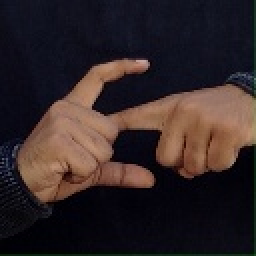
#> input picture tests/HELLO/E.jpg, 128 x 128 px (shown 2 times larger)
$ python -i extract.py   (imports and definitions only)
#> lines starting #> are read from the running program, lines starting #| are printed output that depends on the picture
"""
98-dim feature extraction for the temporal sign-recognition model.

The feature math mirrors model_training_zone/extract.py. The model accepts
raw (batch, 64, 98) float32 features; standardization is part of the ONNX graph.
"""

import contextlib
import ctypes
import logging
import math
import os
import sys
import time

os.environ["GLOG_minloglevel"] = "2"
os.environ["TF_CPP_MIN_LOG_LEVEL"] = "2"
os.environ["ABSL_MIN_LOG_LEVEL"] = "2"
# [2 lines not run here, left out]

import numpy as np
import mediapipe as mp

from backend.pose import (
    POSE_INDICES,
    P_LSH,
    P_RSH,
    P_LEL,
    P_REL,
    P_LWR,
    P_RWR,
    P_LHIP,
    P_RHIP,
    VIS_MIN,
)

N_FEATURES = 98
N_FRAMES = 64
HAND_IDX = [0, 1, 4, 5, 8, 9, 12, 13, 16, 17, 20]
H_MID_BASE, H_INDEX_BASE, H_PINKY_BASE = 5, 3, 9
HAND_MARGIN_SW = 0.05
REST_SHOULDER_FACTOR = 1.3
RESCUE_MAX_DIST = 0.30

AVATAR_FACE = [
    10, 152, 234, 454, 70, 105, 107, 300, 334, 336,
    159, 145, 386, 374, 1, 61, 291, 0, 17,
]
FACE_CACHE_IDX = AVATAR_FACE + [13, 14]
FI = {idx: k for k, idx in enumerate(FACE_CACHE_IDX)}

TRIGGER_FRAMES = 3
PRE_ROLL = 8
END_FRAMES = 10
KEEP_TAIL = 2
MAX_GAP = 5

RAISE_START_MARGIN = 0.10
RAISE_STOP_MARGIN = 0.05
RAISE_CONFIRM_FRAMES = 3
LOWER_CONFIRM_FRAMES = 6
MAX_SPAN_S = 7.0
MIN_SPAN_FRAMES = 12
HOLD_MAX_AGE = 4
LIVE_WIDTH = 480


# [39 lines left out: function _suppress_c_stderr, not called in this run]


# [14 lines not run here, left out]


# [26 lines left out: functions _lm, frame_in_use, not called in this run]


def enhance_image(frame: np.ndarray) -> np.ndarray:
    """Adaptive gamma + CLAHE lighting normalization matching dl_nondl_recognize_v2.py."""
    import cv2

    g = cv2.cvtColor(frame, cv2.COLOR_BGR2GRAY)
    m, s = float(g.mean()), float(g.std())
    if 90 < m < 170 and s > 50:
        return frame
    out = frame
    if m < 90 or m > 170:
        gamma = float(
            np.clip(math.log(115 / 255) / math.log(max(m, 1) / 255), 0.55, 1.8)
        )
        lut = (255 * (np.arange(256) / 255) ** gamma).astype(np.uint8)
        out = cv2.LUT(out, lut)
    lab = cv2.cvtColor(out, cv2.COLOR_BGR2LAB)
    lab[..., 0] = cv2.createCLAHE(
        clipLimit=3.0 if s < 35 else 2.0,
        tileGridSize=(8, 8),
    ).apply(lab[..., 0])
    return cv2.cvtColor(lab, cv2.COLOR_LAB2BGR)


# [141 lines left out: functions _rescue_hands_roi, make_hand_holder, raise_levels, raise_state, not called in this run]


def process_holistic_frame(frame_bgr: np.ndarray) -> dict | None:
    """Enhance frame, run Holistic, and apply multi-scale ROI hand rescue."""
    import cv2

    fh, fw = frame_bgr.shape[:2]
    small = (
        cv2.resize(frame_bgr, (LIVE_WIDTH, int(round(fh * LIVE_WIDTH / fw))))
        if fw > LIVE_WIDTH
        else frame_bgr
    )
    small_enh = enhance_image(small)
    H_img, W_img = small_enh.shape[:2]
    rgb = cv2.cvtColor(small_enh, cv2.COLOR_BGR2RGB)
    rgb.flags.writeable = False
    res = _holistic.process(rgb)
    if not res.pose_landmarks:
        return None

    pose = np.full((8, 4), np.nan, np.float32)
    pose[:, 3] = 0.0
    landmarks = res.pose_landmarks.landmark
    for k, i in enumerate(POSE_INDICES):
        pose[k] = (
            landmarks[i].x,
            landmarks[i].y,
            landmarks[i].z,
            landmarks[i].visibility,
        )

    hands = np.full((2, 21, 3), np.nan, np.float32)
    for h, hand_landmarks in enumerate(
        (res.left_hand_landmarks, res.right_hand_landmarks)
    ):
        if hand_landmarks:
            hands[h] = _lm(hand_landmarks.landmark, range(21))

    in_use = frame_in_use(pose, W_img, H_img)
    hands = _rescue_hands_roi(rgb, pose, hands, in_use)

    face = np.full((len(FACE_CACHE_IDX), 3), np.nan, np.float32)
    face_ok = bool(res.face_landmarks)
    if face_ok:
        face = _lm(res.face_landmarks.landmark, FACE_CACHE_IDX)

    return {
        "pose": pose,
        "hands": hands,
        "face": face,
        "face_ok": face_ok,
        "in_use": in_use,
        "held": np.zeros(2, bool),
        "W": W_img,
        "H": H_img,
    }


# [148 lines left out: functions frame_features, complete_mask_single, select_frames_from_span, not called in this run]

>>> import cv2
>>> picture = cv2.imread('../tests/HELLO/E.jpg')
#> picture is the input picture: shape (128, 128, 3); mean B, G, R 38.5, 37.7, 49.4
>>> result = process_holistic_frame(picture)
#> in enhance_image, `g = cv2.cvtColor(frame, cv2.COLOR_BGR2GRAY)`:
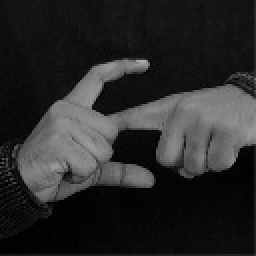
#> g: shape (128, 128) (shown 2 times larger); min 0, max 173, mean 41.2
#> in enhance_image, `m, s = float(g.mean()), float(g.std())`: m = 41.25; s = 46.75
#> in enhance_image, `gamma = float( np.clip(math.log(115 / 255) / math.log(max(m, 1) / 255)..`: gamma = 0.55
#> in enhance_image, `lut = (255 * (np.arange(256) / 255) ** gamma).astype(np.uint8)`: lut = 256 values from 0 to 255
#> in enhance_image, `out = cv2.LUT(out, lut)`:
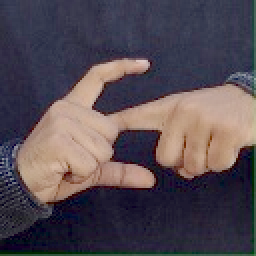
#> out: shape (128, 128, 3) (shown 2 times larger); mean B, G, R 82.9, 74.8, 84.5
#> in enhance_image, `lab = cv2.cvtColor(out, cv2.COLOR_BGR2LAB)`: lab: shape (128, 128, 3); mean of channels 0, 1, 2 81.9, 134.6, 123.9
#> in enhance_image, `lab[..., 0] = cv2.createCLAHE( clipLimit=3.0 if s < 35 else 2.0, tileG..`: lab: shape (128, 128, 3); mean of channels 0, 1, 2 109.2, 134.6, 123.9
#> in enhance_image, `return cv2.cvtColor(lab, cv2.COLOR_LAB2BGR)`:
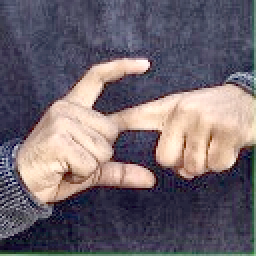
#> returned value: shape (128, 128, 3) (shown 2 times larger); mean B, G, R 109.5, 101.1, 110.9
#> (the run stopped early here; a loop or call above may not have finished)

$ run again, on tests/HELLO/I.jpg
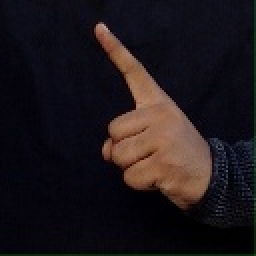
#> input picture tests/HELLO/I.jpg, 128 x 128 px (shown 2 times larger)
#> picture is the input picture: shape (128, 128, 3); mean B, G, R 26.1, 22.5, 29.3
#> in enhance_image, `g = cv2.cvtColor(frame, cv2.COLOR_BGR2GRAY)`:
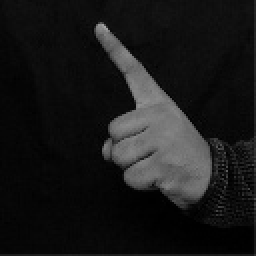
#> g: shape (128, 128) (shown 2 times larger); min 0, max 166, mean 24.9
#> m = 24.91; s = 36.17
#> gamma = 0.55
#> lut = 256 values from 0 to 255
#> in enhance_image, `return cv2.cvtColor(lab, cv2.COLOR_LAB2BGR)`:
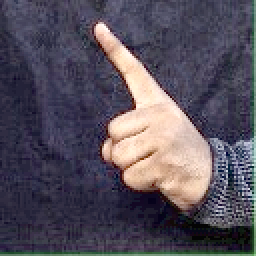
#> returned value: shape (128, 128, 3) (shown 2 times larger); mean B, G, R 92.4, 80, 86.4

$ run again, on tests/HELLO/L.jpg
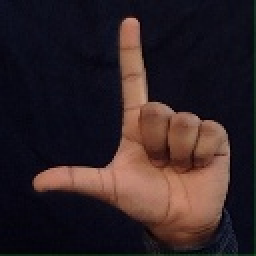
#> input picture tests/HELLO/L.jpg, 128 x 128 px (shown 2 times larger)
#> picture is the input picture: shape (128, 128, 3); mean B, G, R 37.5, 34.6, 47.8
#> in enhance_image, `g = cv2.cvtColor(frame, cv2.COLOR_BGR2GRAY)`:
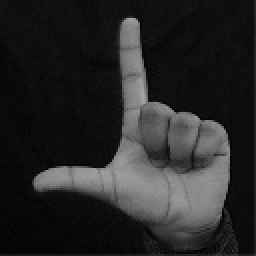
#> g: shape (128, 128) (shown 2 times larger); min 1, max 167, mean 38.9
#> m = 38.87; s = 45.78
#> gamma = 0.55
#> lut = 256 values from 0 to 255
#> in enhance_image, `return cv2.cvtColor(lab, cv2.COLOR_LAB2BGR)`:
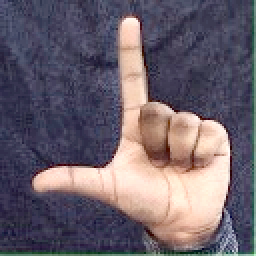
#> returned value: shape (128, 128, 3) (shown 2 times larger); mean B, G, R 108.2, 97.1, 107.4

$ run again, on tests/HELLO/M.jpg
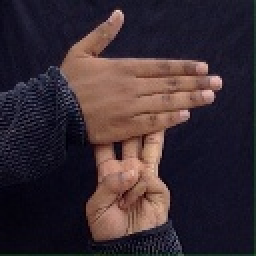
#> input picture tests/HELLO/M.jpg, 128 x 128 px (shown 2 times larger)
#> picture is the input picture: shape (128, 128, 3); mean B, G, R 50.9, 44.2, 57.4
#> in enhance_image, `g = cv2.cvtColor(frame, cv2.COLOR_BGR2GRAY)`:
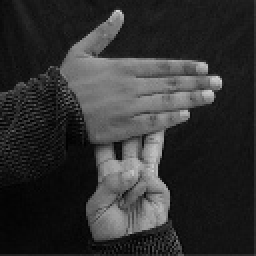
#> g: shape (128, 128) (shown 2 times larger); min 1, max 215, mean 48.9
#> m = 48.9; s = 46.62
#> gamma = 0.55
#> lut = 256 values from 0 to 255
#> in enhance_image, `return cv2.cvtColor(lab, cv2.COLOR_LAB2BGR)`:
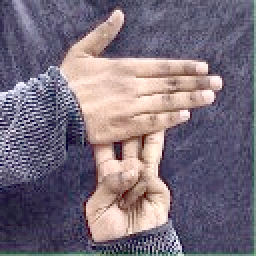
#> returned value: shape (128, 128, 3) (shown 2 times larger); mean B, G, R 125, 110.7, 122.2
